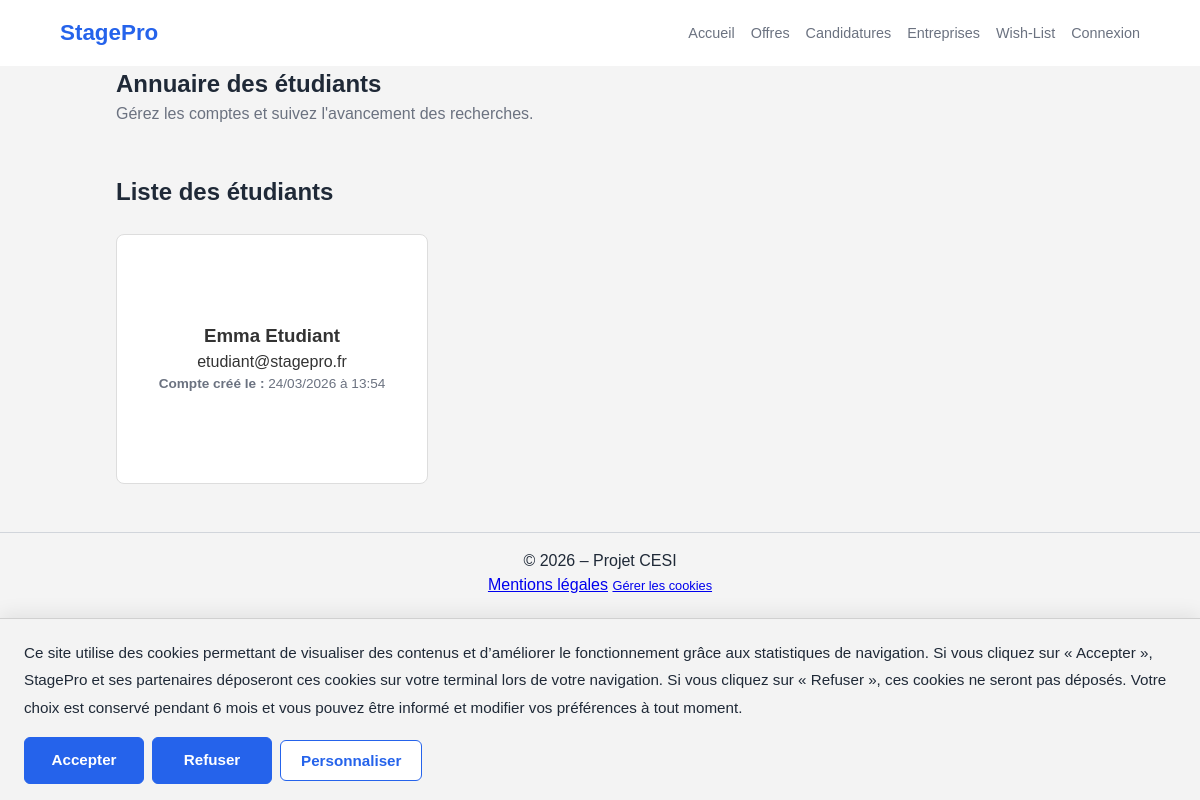
/index.php?page=etudiants, run on an earlier commit of the app's database.
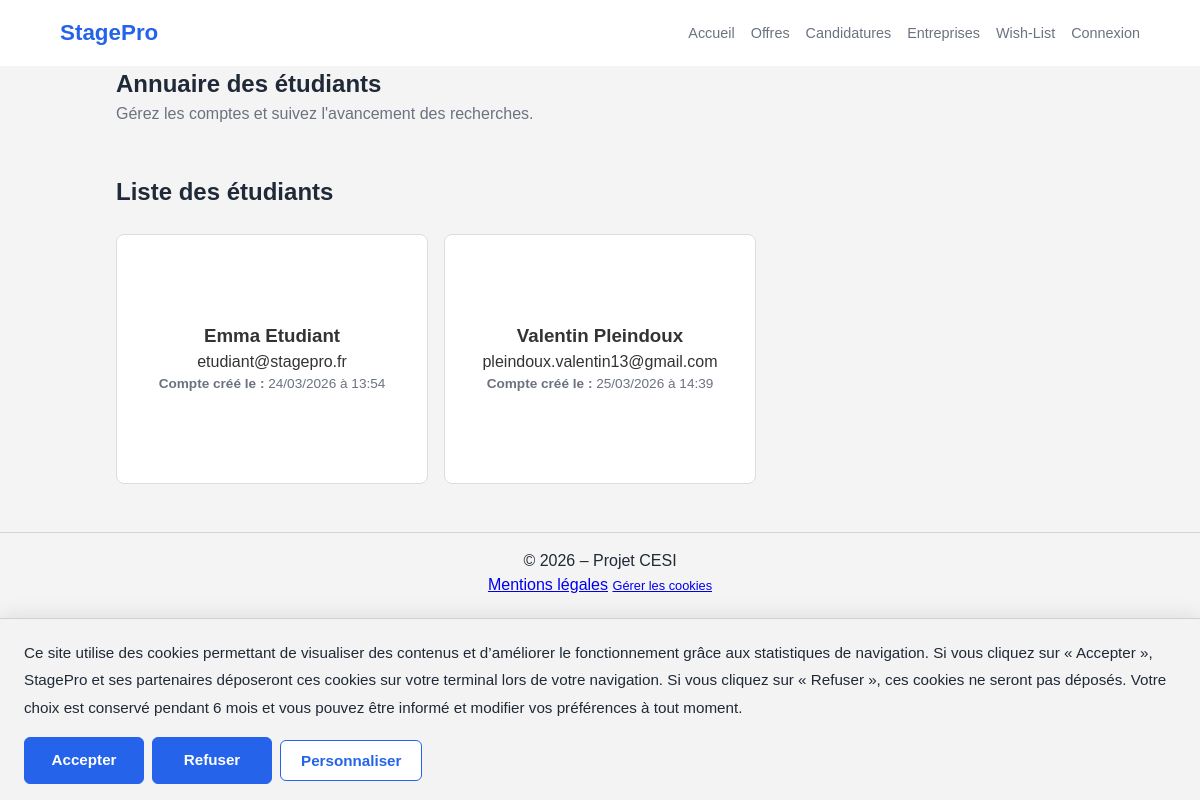
And on a later commit of the database.
### tables this page shows
CREATE TABLE `utilisateurs` (
  `id` int(11) NOT NULL,
  `nom` varchar(100) NOT NULL,
  `prenom` varchar(100) NOT NULL,
  `email` varchar(150) NOT NULL,
  `mot_de_passe` varchar(255) NOT NULL,
  `role_id` int(11) NOT NULL,
  `created_at` timestamp NOT NULL DEFAULT current_timestamp()
);

### app/Controllers/EtudiantController.php (called while the page is built, shortened)
<?php
require_once __DIR__ . '/../Models/Utilisateur.php';
class EtudiantController {
    private $model;
    public function __construct() {
        $this->model = new Utilisateur();
    }
    public function index() {
        $etudiants = $this->model->findByRole('etudiant');
        include __DIR__ . '/../Views/layout/header.php';
        include __DIR__ . '/../Views/etudiants/liste.php';
        include __DIR__ . '/../Views/layout/footer.php';
    }
}

### config/Database.php (called while the page is built)
<?php
class Database {
    private static $instance = null;
    public static function getConnection() {
        if (self::$instance === null) {
            try {
                self::$instance = new PDO(
                    "mysql:host=localhost;dbname=stagepro;charset=utf8",
                    "root",
                    ""
                );
                self::$instance->setAttribute(PDO::ATTR_ERRMODE, PDO::ERRMODE_EXCEPTION);
                self::$instance->setAttribute(PDO::ATTR_DEFAULT_FETCH_MODE, PDO::FETCH_ASSOC);
            } catch (PDOException $e) {
                die("Erreur de connexion : " . $e->getMessage());
            }
        }
        return self::$instance;
    }
}

### app/Models/Utilisateur.php (called while the page is built, shortened)
<?php
require_once __DIR__ . '/../../config/Database.php';
class Utilisateur {
    private $db;
    public function __construct() {
        $this->db = Database::getConnection();
    }
    public function findByRole($roleNom) {
        $sql = "SELECT u.*, r.nom AS role_nom
                FROM utilisateurs u
                JOIN roles r ON u.role_id = r.id
                WHERE r.nom = :role
                ORDER BY u.nom, u.prenom";
        $stmt = $this->db->prepare($sql);
        $stmt->execute(['role' => $roleNom]);
        return $stmt->fetchAll(PDO::FETCH_ASSOC);
    }
}

### app/Views/etudiants/liste.php (the view, shortened to what this page needs)
<section>
  <div style="display: flex; justify-content: space-between; align-items: center;">
    <div>
      <h1>Annuaire des étudiants</h1>
      <p style="color: var(--text-muted);">Gérez les comptes et suivez l'avancement des recherches.</p>
    </div>
  </div>
</section>
<section style="margin-top: 3rem;">
  <h2>Liste des étudiants</h2>
  <div class="container-espaces" style="margin-top: 1.5rem;">
    <?php foreach ($etudiants as $etudiant): ?>
        <article class="card">
          <h3><?= htmlspecialchars($etudiant['prenom'] . ' ' . $etudiant['nom']) ?></h3>
          <p><?= htmlspecialchars($etudiant['email']) ?></p>
          <p style="font-size: 0.85rem; color: var(--text-muted);">
            <strong>Compte créé le :</strong>
            <?= !empty($etudiant['created_at']) ? date('d/m/Y à H:i', strtotime($etudiant['created_at'])) : 'Non renseignée' ?>
          </p>
          <a href="index.php?page=etudiant-detail&id=<?= (int)$etudiant['id'] ?>" class="lien-etendu"></a>
        </article>
    <?php endforeach; ?>
  </div>
</section>

What changed in the data, as far as the page shows it:
added utilisateurs: prenom+nom "Valentin Pleindoux", email "pleindoux.valentin13@gmail.com", created_at "25/03/2026 à 14:39"
